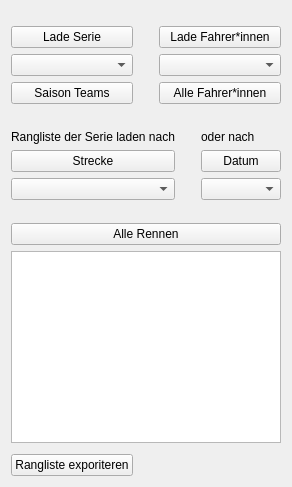
  <widget class="QWidget" name="ranglisten">
   <attribute name="title">
    <string>Ranglisten</string>
   </attribute>
   <layout class="QVBoxLayout" name="verticalLayout_7">
    <item>
     <spacer name="oben_serie">
      <property name="orientation">
       <enum>Qt::Vertical</enum>
      </property>
      <property name="sizeType">
       <enum>QSizePolicy::Minimum</enum>
      </property>
      <property name="sizeHint" stdset="0">
       <size>
        <width>20</width>
        <height>15</height>
       </size>
      </property>
     </spacer>
    </item>
    <item>
     <layout class="QHBoxLayout" name="horizontalLayout1">
      <item>
       <layout class="QVBoxLayout" name="layout_v_serie">
        <item>
         <widget class="QPushButton" name="serie_btn">
          <property name="text">
           <string>Lade Serie</string>
          </property>
         </widget>
        </item>
        <item>
         <widget class="QComboBox" name="serie_cbb"/>
        </item>
        <item>
         <widget class="QPushButton" name="teams_btn">
          <property name="text">
           <string>Saison Teams</string>
          </property>
         </widget>
        </item>
       </layout>
      </item>
      <item>
       <spacer name="driver_serie">
        <property name="orientation">
         <enum>Qt::Horizontal</enum>
        </property>
        <property name="sizeType">
         <enum>QSizePolicy::Maximum</enum>
        </property>
        <property name="sizeHint" stdset="0">
         <size>
          <width>20</width>
          <height>10</height>
         </size>
        </property>
       </spacer>
      </item>
      <item>
       <layout class="QVBoxLayout" name="layout_v_driver">
        <item>
         <widget class="QPushButton" name="name_btn">
          <property name="text">
           <string>Lade Fahrer*innen</string>
          </property>
         </widget>
        </item>
        <item>
         <widget class="QComboBox" name="name_cbb"/>
        </item>
        <item>
         <widget class="QPushButton" name="all_drivers_btn">
          <property name="text">
           <string>Alle Fahrer*innen</string>
          </property>
         </widget>
        </item>
       </layout>
      </item>
     </layout>
    </item>
    <item>
     <spacer name="serie_strecke">
      <property name="orientation">
       <enum>Qt::Vertical</enum>
      </property>
      <property name="sizeType">
       <enum>QSizePolicy::Minimum</enum>
      </property>
      <property name="sizeHint" stdset="0">
       <size>
        <width>20</width>
        <height>20</height>
       </size>
      </property>
     </spacer>
    </item>
    <item>
     <layout class="QHBoxLayout" name="horizontalLayout2">
      <item>
       <layout class="QVBoxLayout" name="layout_v_strecke">
        <item>
         <widget class="QLabel" name="titel_strecke">
          <property name="text">
           <string>Rangliste der Serie laden nach</string>
          </property>
         </widget>
        </item>
        <item>
         <widget class="QPushButton" name="track_btn">
          <property name="text">
           <string>Strecke</string>
          </property>
         </widget>
        </item>
        <item>
         <widget class="QComboBox" name="track_cbb"/>
        </item>
       </layout>
      </item>
      <item>
       <spacer name="strecke_datum">
        <property name="orientation">
         <enum>Qt::Horizontal</enum>
        </property>
        <property name="sizeType">
         <enum>QSizePolicy::Maximum</enum>
        </property>
        <property name="sizeHint" stdset="0">
         <size>
          <width>20</width>
          <height>10</height>
         </size>
        </property>
       </spacer>
      </item>
      <item>
       <layout class="QVBoxLayout" name="layout_v_datum">
        <item>
         <widget class="QLabel" name="titel_datum">
          <property name="text">
           <string>oder nach</string>
          </property>
         </widget>
        </item>
        <item>
         <widget class="QPushButton" name="datum_btn">
          <property name="text">
           <string>Datum</string>
          </property>
         </widget>
        </item>
        <item>
         <widget class="QComboBox" name="datum_cbb"/>
        </item>
       </layout>
      </item>
     </layout>
    </item>
    <item>
     <spacer name="strecke_allerennen">
      <property name="orientation">
       <enum>Qt::Vertical</enum>
      </property>
      <property name="sizeType">
       <enum>QSizePolicy::Minimum</enum>
      </property>
      <property name="sizeHint" stdset="0">
       <size>
        <width>17</width>
        <height>17</height>
       </size>
      </property>
     </spacer>
    </item>
    <item>
     <widget class="QPushButton" name="all_races_btn">
      <property name="text">
       <string>Alle Rennen</string>
      </property>
     </widget>
    </item>
    <item>
     <layout class="QVBoxLayout" name="layout_v_alle_rennen"/>
    </item>
    <item>
     <widget class="QTableView" name="table"/>
    </item>
    <item>
     <spacer name="table_export">
      <property name="orientation">
       <enum>Qt::Vertical</enum>
      </property>
      <property name="sizeType">
       <enum>QSizePolicy::Minimum</enum>
      </property>
      <property name="sizeHint" stdset="0">
       <size>
        <width>20</width>
        <height>5</height>
       </size>
      </property>
     </spacer>
    </item>
    <item>
     <layout class="QHBoxLayout" name="layout_h_exportieren">
      <item>
       <widget class="QPushButton" name="export_btn">
        <property name="text">
         <string>Rangliste exporiteren</string>
        </property>
       </widget>
      </item>
      <item>
       <spacer name="export_2">
        <property name="orientation">
         <enum>Qt::Horizontal</enum>
        </property>
        <property name="sizeHint" stdset="0">
         <size>
          <width>40</width>
          <height>20</height>
         </size>
        </property>
       </spacer>
      </item>
     </layout>
    </item>
   </layout>
  </widget>
